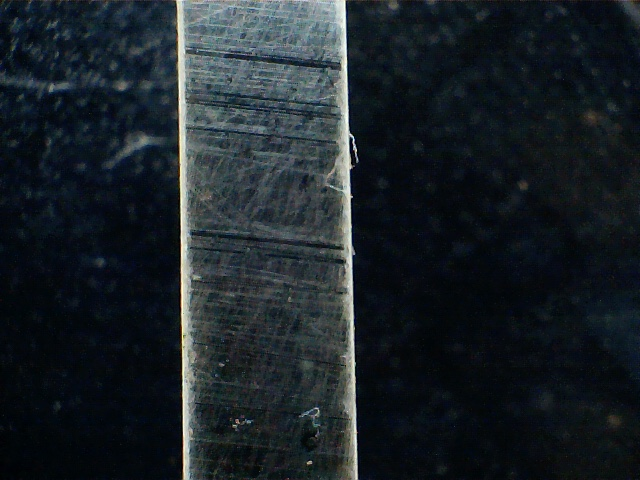
#> input picture CsCF.jpg, 640 x 480 px
$ python Fibre_proc3a.py
#> lines starting #> are read from the running program, lines starting #| are printed output that depends on the picture; after the words box and inside, x2 and y2 are one past the last pixel; in counts of white or black regions, pixels touching at a corner belong together; long printed decimals are rounded
# -*- coding: utf-8 -*-
"""
Created on Thu Jun 20 21:17:05 2019

@author: p.fairclough@sheffield.ac.uk
"""
import numpy as np
import matplotlib.pyplot as plt
from skimage import data,filters,io
from skimage.feature import canny
from skimage.filters import thresholding
from skimage.color import rgb2gray
from skimage.transform import (rotate, hough_line, hough_line_peaks,
                               probabilistic_hough_line)

x_l=(0,0)
i=0
plt.rcParams['font.size'] = 9
image = io.imread('CsCF.jpg')
#> image is the input picture: shape (480, 640, 3); mean R, G, B 27, 34.6, 39.9
grey=rgb2gray(image)

dims=image.shape
#> dims = (480, 640, 3)
print(dims)
#| (480, 640, 3)
# set the mask threshold level
vreddish = image[:, :, 0] > 150
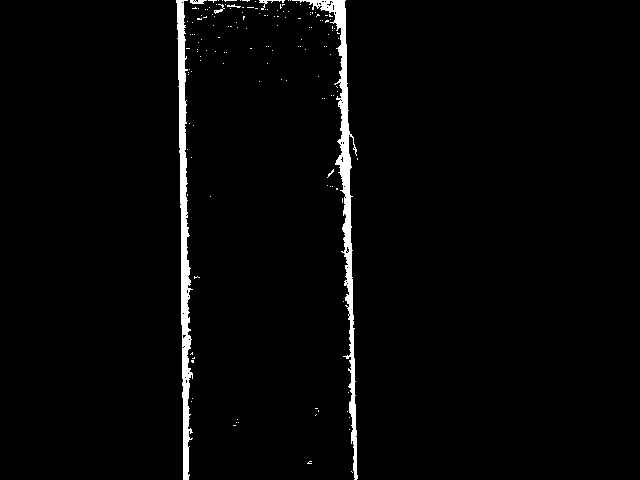
#> vreddish: shape (480, 640) bool; 2.4% white; 153 white regions (147 under 20 px), largest, box (x1, y1, x2, y2) and area: (292, 0, 358, 480) 3457, (176, 0, 193, 480) 3357, (259, 0, 285, 10) 61, (190, 0, 207, 4) 50, (214, 4, 225, 14) 37, (227, 4, 241, 8) 25

vmask=image[vreddish]


# Line finding near vertical edges using the Hough Transform
#then rotating the image so they are vertical
vedges = canny(vreddish,0.1)
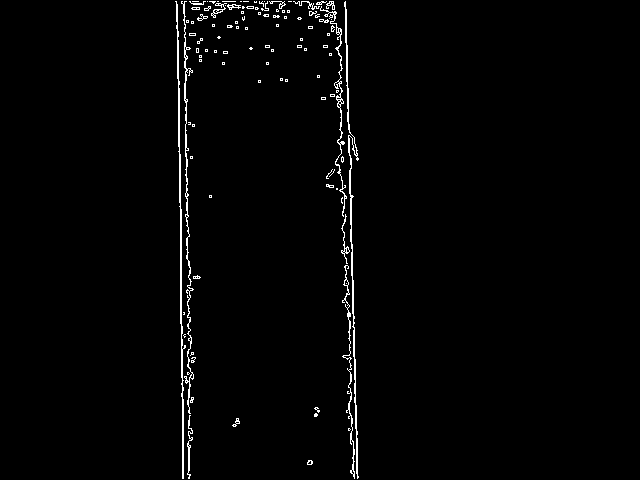
#> vedges: shape (480, 640) bool; 1.6% white in thin lines or dots, all inside (x1, y1, x2, y2) = (175, 1, 359, 479)
vangles=np.arange(-(1/50),(1/50),(1/200))
vh, vtheta, vd = hough_line(vedges,vangles)
#> vtheta = [-0.02, -0.015, -0.01, -0.005, 3.47e-18, 0.005, 0.01, 0.015]; vd = 1601 values from -800 to 800
vhspace,vangle,vdist=hough_line_peaks(vh, vtheta, vd)
#> vhspace = [407, 309]; vangle = [-0.01, -0.02]; vdist = [178, 346]
rot_angle=np.average(vangle)*180/np.pi
#> rot_angle = -0.859
for _, vangle, vdist in zip(*hough_line_peaks(vh, vtheta, vd)):
    y0_v = (vdist) / np.sin(vangle)
    y1_v = (vdist - image.shape[1] * np.cos(vangle)) / np.sin(vangle)
    x_ll=x_l
    x_l=vdist
#> this loop made 2 passes
#> (vangle, vdist, y0_v, y1_v, x_ll, x_l) on passes 1 to 2: (-0.01, 178, -17800.3, 46197.6, (0, 0), 178), (-0.02, 346, -17301.2, 14694.6, 178, 346)
print(vangle)
#| -0.02
print (rot_angle)
#| -0.8594
cropped=image[0:480,(int(x_ll)-25):(int(x_l)+25)]
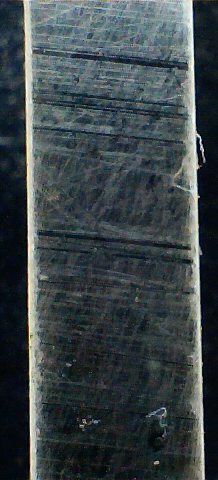
#> cropped: shape (480, 218, 3); mean R, G, B 59.5, 68.9, 71.9
rot_image=rotate(cropped,rot_angle)
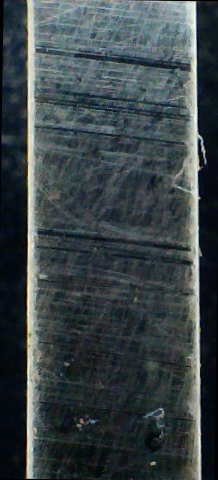
#> rot_image: shape (480, 218, 3) float64; mean R, G, B 0.232, 0.269, 0.281
rot_vreddish = rot_image[:, :, 0] > 150
#> rot_vreddish: shape (480, 218) bool; every value is 0
#> (the run stopped early here; a loop or call above may not have finished)
